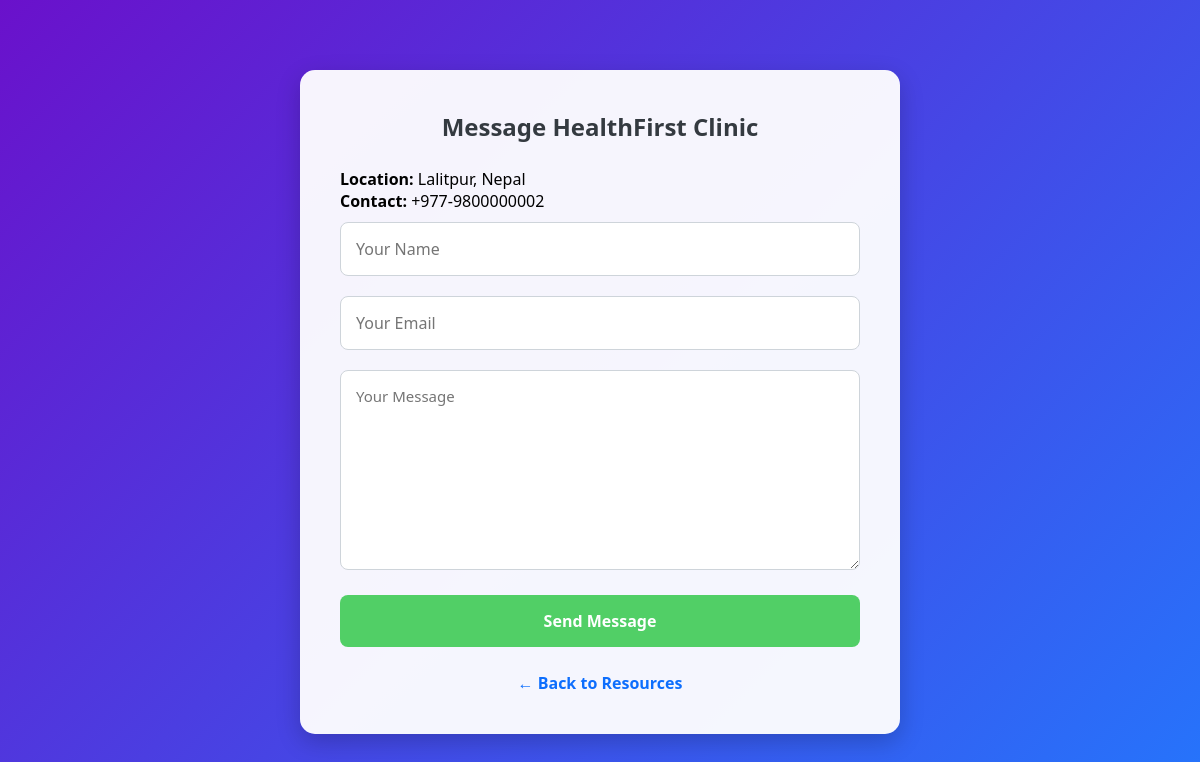
The app's page /message.php?resource_id=2 with its own data.
### tables this page shows
CREATE TABLE `resources` (
  `id` int(11) NOT NULL,
  `name` varchar(100) DEFAULT NULL,
  `category` varchar(50) DEFAULT NULL,
  `location` varchar(100) DEFAULT NULL,
  `description` text DEFAULT NULL,
  `contact` varchar(100) DEFAULT NULL
);

### message.php (the view, shortened to what this page needs)
<?php
include 'includes/db.php';
$resource_id = $_GET['resource_id'] ?? 0;
$res = $conn->query("SELECT * FROM resources WHERE id='$resource_id'")->fetch_assoc();
?>
<!DOCTYPE html>
<html>
<head>
    <link rel="stylesheet" href="assets/style.css">
</head>
<body>
<div id="adminLogin" style="max-width:600px; margin:50px auto;">
    <h2>Message <?php echo $res['name']; ?></h2>
    <p><b>Location:</b> <?php echo $res['location']; ?></p>
    <p><b>Contact:</b> <?php echo $res['contact']; ?></p>
    <form method="post">
        <input type="text" name="sender_name" placeholder="Your Name" required>
        <input type="email" name="sender_email" placeholder="Your Email" required>
        <textarea name="message" placeholder="Your Message" required style="min-height:200px;"></textarea>
        <button type="submit">Send Message</button>
    </form>
    <a href="index.php" style="display:block; text-align:center; margin-top:15px;">← Back to Resources</a>
</div>
</body>
</html>

### assets/style.css (style rules this page uses)
* { margin: 0; padding: 0; box-sizing: border-box; font-family: 'Segoe UI', Tahoma, Geneva, Verdana, sans-serif; }
body { background: linear-gradient(135deg, #6a11cb, #2575fc); min-height: 100vh; padding: 20px; }
input, select { width: 220px; padding: 12px; margin: 5px; border-radius: 8px; border: none; font-size: 16px; transition: all 0.3s; }
#adminLogin { background: rgba(255,255,255,0.95); padding: 40px; border-radius: 15px; max-width: 500px; margin: 50px auto; box-shadow: 0 8px 25px rgba(0,0,0,0.2); }
#adminLogin h2 { text-align: center; margin-bottom: 25px; color: #343a40; }
#adminLogin input, #adminLogin select, #adminLogin textarea, #adminLogin button { width: 100%; margin: 10px 0; padding: 15px; border-radius: 8px; border: 1px solid #ced4da; font-size: 16px; }
#adminLogin textarea { min-height: 250px; max-height: 500px; resize: vertical; padding: 15px; font-size: 15px; }
#adminLogin button { background: #51cf66; border: none; color: #fff; font-weight: 600; cursor: pointer; transition: all 0.3s; }
#adminLogin a { text-decoration: none; color: #0d6efd; font-weight: 600; display: block; text-align: center; margin-top: 15px; transition: all 0.3s; }

### records on screen
resources: name "HealthFirst Clinic", location "Lalitpur, Nepal", contact "+977-9800000002"
